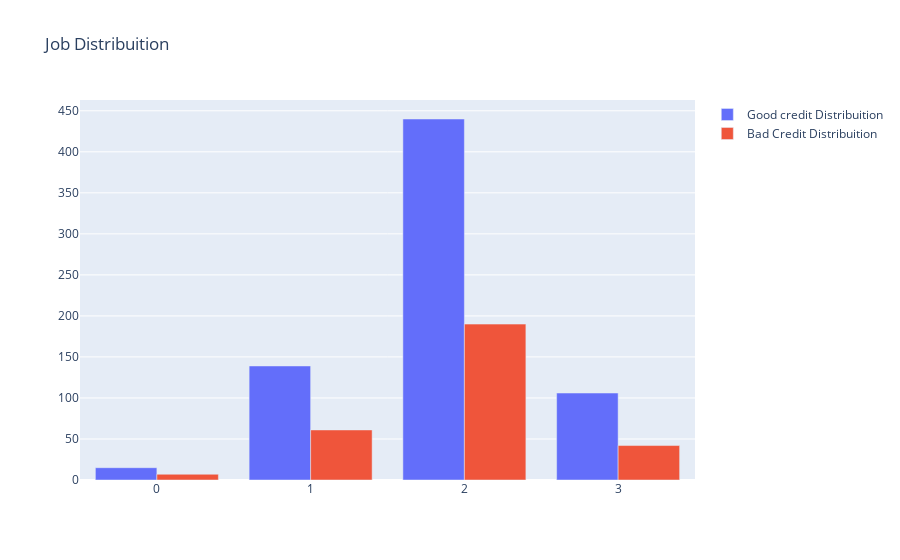

The notebook cell saved with this chart:
### Markdown cell above
## Investigate the relationship between Job and credit risk

### Code cell
#First plot
trace0 = go.Bar(
    x = df_credit[df_credit["Risk"]== 'good']["Job"].value_counts().index.values,
    y = df_credit[df_credit["Risk"]== 'good']["Job"].value_counts().values,
    name='Good credit Distribuition'
)

#Second plot
trace1 = go.Bar(
    x = df_credit[df_credit["Risk"]== 'bad']["Job"].value_counts().index.values,
    y = df_credit[df_credit["Risk"]== 'bad']["Job"].value_counts().values,
    name="Bad Credit Distribuition"
)

data = [trace0, trace1]

layout = go.Layout(
    title='Job Distribuition'
)

fig = go.Figure(data=data, layout=layout)

py.iplot(fig, filename='grouped-bar')

### Figure 1 — Plotly figure (JSON) as saved in the notebook; plotly's stock layout.template omitted (floating-point values rounded to 4 significant figures)
{"data": [{"name": "Good credit Distribuition", "type": "bar", "x": [2, 1, 3, 0], "y": [440, 139, 106, 15]}, {"name": "Bad Credit Distribuition", "type": "bar", "x": [2, 1, 3, 0], "y": [190, 61, 42, 7]}], "layout": {"autosize": true, "title": {"text": "Job Distribuition"}, "xaxis": {"autorange": true, "range": [-0.5, 3.5], "type": "linear"}, "yaxis": {"autorange": true, "range": [0, 463.2], "type": "linear"}}}
